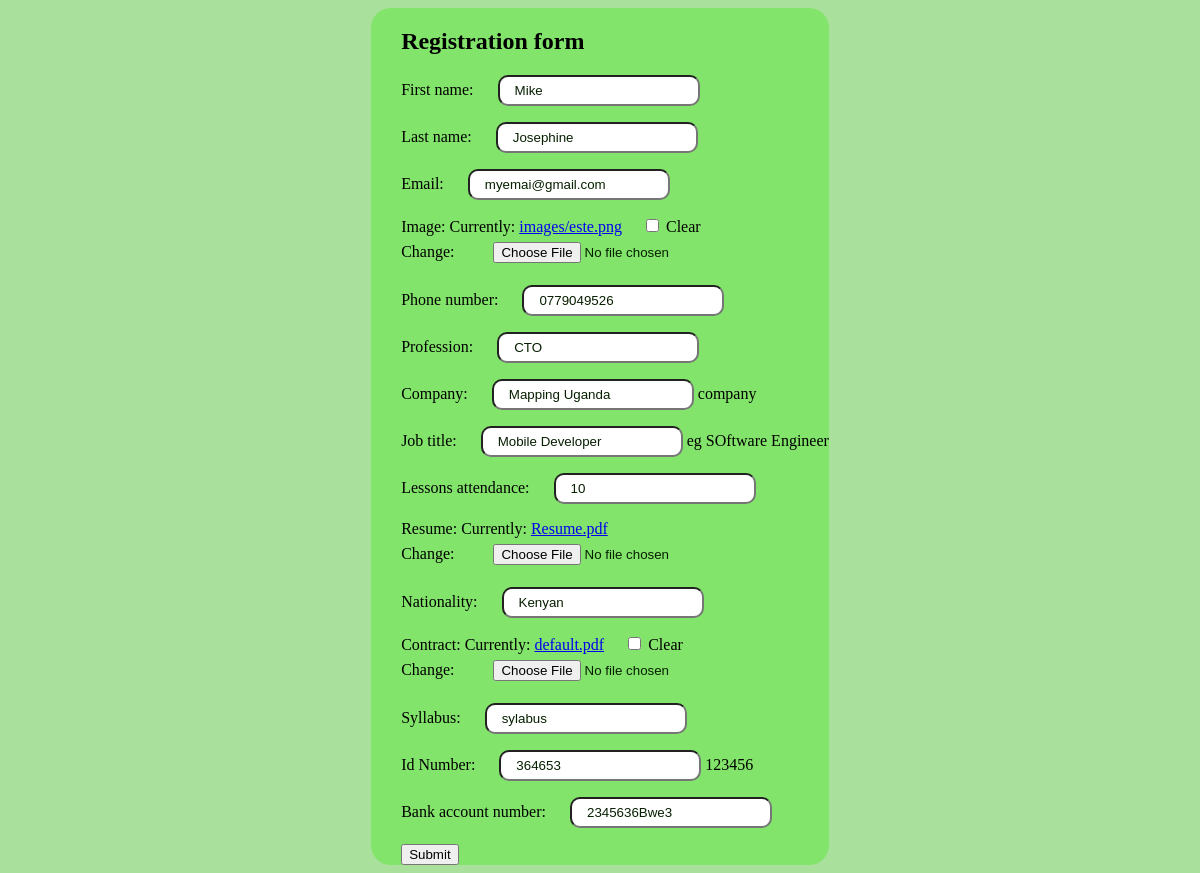
The page /trainer/edit/2/ on the database its author committed.
### trainer/models.py (models this page shows, shortened)
class Trainer(models.Model):
    first_name=models.CharField(max_length=15)
    last_name=models.CharField(max_length=15)
    email=models.EmailField(default='myemai@gmail.com')
    bank_account_number=models.CharField(max_length=20, blank=True, null=True)
    image=models.ImageField(upload_to='images', blank=True, null=True)
    phone_number=models.CharField(max_length=15, blank=True, null=True)
    profession=models.CharField(max_length=15, default='CTO', blank=True, null=True)
    company=models.CharField(max_length=15, help_text='company', blank=True, null=True)
    job_title=models.CharField(max_length=25, help_text='eg SOftware Engineer', blank=True, null=True)
    lessons_attendance=models.CharField(max_length=15,  blank=True, null=True)
    resume=models.FileField(default='Resume.pdf')
    nationality=models.CharField(max_length=15,  blank=True, null=True)
    contract=models.FileField( blank=True, null=True)
    syllabus=models.CharField(max_length=15, default='sylabus', blank=True, null=True)
    id_Number=models.CharField(max_length=20, help_text='123456', blank=True, null=True)
    bank_account_number=models.CharField(max_length=20)

### trainer/views.py (the view)
# urls.py: path('edit/<int:id>/', edit_trainer, name='edit_trainer'),
def edit_trainer(request, id):
    trainer= Trainer.objects.get(id=id)
    if request.method=='POST':
        form= TrainerRegistrationForm(request.POST, instance=trainer)
        if form.is_valid:
            form.save()
    else:
        form=TrainerRegistrationForm(instance=trainer)
        return render(request, 'edit_trainer.html',  {'form':form})
    return redirect(trainer_list)

### trainer/forms.py
class TrainerRegistrationForm(forms.ModelForm):
    class Meta:
        model=Trainer
        fields="__all__"

### trainer/templates/edit_trainer.html (shortened to what this page needs)
{%load static%}
<!DOCTYPE html>
<html lang="en">
<head>
</head>
<body>
    <form method="POST">
        <h2>Registration form</h2>
        {{form.as_p}}
      <button>Submit</button>
    </form>
</body>
</html>

### trainer/templates/edit_trainer.html (style rules this page uses)
* { box-sizing: border-box; }
body { background-color: rgb(169, 224, 155); display: flex; flex-direction: column; align-items: center; justify-content: center; }
form { background-color: rgb(130, 228, 106); border-radius: 20px; padding-left: 30px; }
input { padding: 6px; padding-left: 15px; margin-left: 20px; color: rgb(6, 31, 0); border-radius: 10px; }

### rows shown on the page
Trainer: first_name "Mike", last_name "Josephine", email "myemai@gmail.com", phone_number "0779049526", profession "CTO", company "Mapping Uganda", job_title "Mobile Developer", lessons_attendance "10", nationality "Kenyan", syllabus "sylabus", id_Number "364653", bank_account_number "2345636Bwe3"
